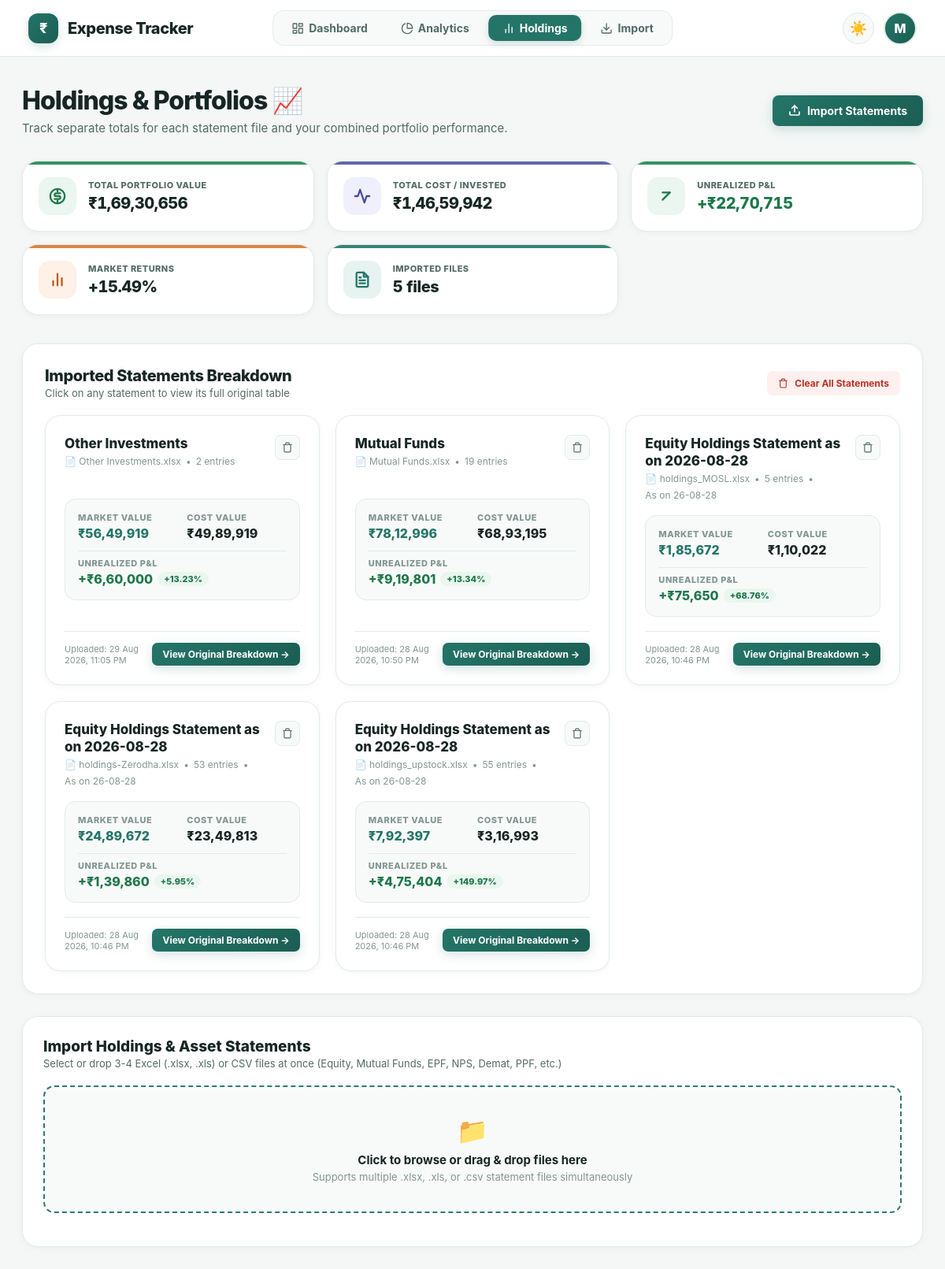
Page /holdings (signed in) on the committed database.
### tables this page shows
CREATE TABLE holdings_statements (
            id INTEGER PRIMARY KEY AUTOINCREMENT,
            user_id INTEGER NOT NULL,
            filename TEXT NOT NULL,
            title TEXT NOT NULL,
            upload_date TEXT NOT NULL,
            statement_date TEXT,
            invested_value REAL DEFAULT 0,
            present_value REAL DEFAULT 0,
            unrealized_pnl REAL DEFAULT 0,
            pnl_percentage REAL DEFAULT 0,
            headers_json TEXT NOT NULL,
            data_json TEXT NOT NULL,
            row_count INTEGER DEFAULT 0
        , has_pnl INTEGER DEFAULT 1);

### app.py (the view)
@app.route("/holdings")
@login_required
def holdings():
    conn = get_db()
    user_id = session["user_id"]
    statements = conn.execute("""
        SELECT id, filename, title, upload_date, statement_date, invested_value, present_value, unrealized_pnl, pnl_percentage, has_pnl, row_count
        FROM holdings_statements
        WHERE user_id = ?
        ORDER BY id DESC
    """, (user_id,)).fetchall()
    total_present_value = sum(s["present_value"] for s in statements)
    total_invested_value = sum(s["invested_value"] for s in statements)
    total_unrealized_pnl = sum(s["unrealized_pnl"] for s in statements if s["has_pnl"])
    pnl_invested_total = sum(s["invested_value"] for s in statements if s["has_pnl"])
    overall_pnl_percentage = round((total_unrealized_pnl / pnl_invested_total * 100), 2) if pnl_invested_total > 0 else 0.0
    conn.close()
    return render_template(
        "holdings.html",
        statements=statements,
        total_present_value=total_present_value,
        total_invested_value=total_invested_value,
        total_unrealized_pnl=total_unrealized_pnl,
        overall_pnl_percentage=overall_pnl_percentage
    )

### app.py (called while the page is built)
def format_indian_currency(value):
    if value is None:
        return "0"
    try:
        num = round(float(value))
    except (ValueError, TypeError):
        return str(value)
    is_negative = num < 0
    num_str = str(abs(num))
    if len(num_str) <= 3:
        res = num_str
    else:
        last_three = num_str[-3:]
        remaining = num_str[:-3]
        groups = []
        while len(remaining) > 2:
            groups.append(remaining[-2:])
            remaining = remaining[:-2]
        if remaining:
            groups.append(remaining)
        groups.reverse()
        res = ",".join(groups) + "," + last_three
    return f"-{res}" if is_negative else res

def get_db():
    conn = sqlite3.connect(DATABASE)
    conn.row_factory = sqlite3.Row
    return conn

def login_required(function):
    @wraps(function)
    def wrapper(*args, **kwargs):
        if "user_id" not in session:
            flash("Please log in to continue.", "info")
            return redirect(url_for("login"))
        return function(*args, **kwargs)
    return wrapper

### templates/holdings.html (shortened to what this page needs)
<!DOCTYPE html>
<html lang="en">
<head>
    <link rel="stylesheet" href="{{ url_for('static', filename='style.css') }}">
</head>
<body>
    {% include "navbar.html" %}
    <main class="dashboard">
        <div class="dashboard-header">
            <div>
                <h1>Holdings & Portfolios 📈</h1>
                <p>Track separate totals for each statement file and your combined portfolio performance.</p>
            </div>
            <div class="header-actions">
                <button class="btn btn-primary" onclick="openUploadModal()">
                    <svg width="16" height="16" viewBox="0 0 24 24" fill="none" stroke="currentColor" stroke-width="2.5" stroke-linecap="round" stroke-linejoin="round"><path d="M21 15v4a2 2 0 0 1-2 2H5a2 2 0 0 1-2-2v-4"></path><polyline points="17 8 12 3 7 8"></polyline><line x1="12" y1="3" x2="12" y2="15"></line></svg>
                    Import Statements
                </button>
            </div>
        </div>
        <div class="summary-grid">
            <div class="summary-card income-card">
                <div class="summary-icon-box">
                </div>
                <div class="summary-info">
                    <span>Total Portfolio Value</span>
                    <strong>₹{{ total_present_value|inr }}</strong>
                </div>
            </div>
            <div class="summary-card investment-card">
                <div class="summary-icon-box">
                    <svg width="22" height="22" viewBox="0 0 24 24" fill="none" stroke="currentColor" stroke-width="2.5" stroke-linecap="round" stroke-linejoin="round"><polyline points="22 12 18 12 15 21 9 3 6 12 2 12"></polyline></svg>
                </div>
                <div class="summary-info">
                    <span>Total Cost / Invested</span>
                    <strong>₹{{ total_invested_value|inr }}</strong>
                </div>
            </div>
            <div class="summary-card {% if total_unrealized_pnl >= 0 %}income-card{% else %}expense-card{% endif %}">
                <div class="summary-icon-box">
                    {% if total_unrealized_pnl >= 0 %}
                    <svg width="22" height="22" viewBox="0 0 24 24" fill="none" stroke="currentColor" stroke-width="2.5" stroke-linecap="round" stroke-linejoin="round"><line x1="7" y1="17" x2="17" y2="7"></line><polyline points="7 7 17 7 17 7"></polyline></svg>
                    {% else %}
                    <svg width="22" height="22" viewBox="0 0 24 24" fill="none" stroke="currentColor" stroke-width="2.5" stroke-linecap="round" stroke-linejoin="round"><line x1="7" y1="7" x2="17" y2="17"></line><polyline points="17 7 17 7 17 7"></polyline></svg>
                    {% endif %}
                </div>
                <div class="summary-info">
                    <span>Unrealized P&L</span>
                    <strong style="color: {% if total_unrealized_pnl >= 0 %}var(--success-text){% else %}var(--danger-text){% endif %};">
                        {% if total_unrealized_pnl >= 0 %}+{% endif %}₹{{ total_unrealized_pnl|inr }}
                    </strong>
                </div>
            </div>
            <div class="summary-card debit-card">
                <div class="summary-icon-box">
                    <svg width="22" height="22" viewBox="0 0 24 24" fill="none" stroke="currentColor" stroke-width="2.5" stroke-linecap="round" stroke-linejoin="round"><path d="M18 20V10"></path><path d="M12 20V4"></path><path d="M6 20v-6"></path></svg>
                </div>
                <div class="summary-info">
                    <span>Market Returns</span>
                    <strong>{% if overall_pnl_percentage >= 0 %}+{% endif %}{{ overall_pnl_percentage }}%</strong>
                </div>
            </div>
            <div class="summary-card balance-card">
                <div class="summary-icon-box">
                </div>
                <div class="summary-info">
                    <span>Imported Files</span>
                    <strong>{{ statements|length }} files</strong>
                </div>
            </div>
        </div>
        <div class="transactions-section" style="margin-bottom: 28px;">
            <div class="section-header">
                <div>
                    <h2>Imported Statements Breakdown</h2>
                    <p>Click on any statement to view its full original table</p>
                </div>
                {% if statements %}
                <form action="{{ url_for('delete_all_holdings') }}" method="POST" onsubmit="return confirm('Delete all imported holdings statements?');">
                    <button type="submit" class="btn btn-danger btn-sm">
                        <svg width="13" height="13" viewBox="0 0 24 24" fill="none" stroke="currentColor" stroke-width="2" stroke-linecap="round" stroke-linejoin="round"><polyline points="3 6 5 6 21 6"></polyline><path d="M19 6v14a2 2 0 0 1-2 2H7a2 2 0 0 1-2-2V6m3 0V4a2 2 0 0 1 2-2h4a2 2 0 0 1 2 2v2"></path></svg>
                        Clear All Statements
                    </button>
                </form>
                {% endif %}
            </div>
            {% if statements %}
            <div class="holdings-grid">
                {% for stmt in statements %}
                <div class="holdings-card">
                    <div class="holdings-card-header">
                        <div>
                            <h3 class="holdings-card-title">{{ stmt["title"] }}</h3>
                            <div class="holdings-card-sub">
                                <span>📄 {{ stmt["filename"] }}</span>
                                <span>•</span>
                                <span>{{ stmt["row_count"] }} entries</span>
                                {% if stmt["statement_date"] %}
                                <span>•</span>
                                <span>As on {{ stmt["statement_date"] }}</span>
                                {% endif %}
                            </div>
                        </div>
                        <form action="{{ url_for('delete_holdings_statement', statement_id=stmt['id']) }}" method="POST" onsubmit="return confirm('Delete statement: {{ stmt['title'] }}?');">
                            <button type="submit" class="action-btn delete-btn" title="Delete statement">
                                <svg width="14" height="14" viewBox="0 0 24 24" fill="none" stroke="currentColor" stroke-width="2" stroke-linecap="round" stroke-linejoin="round"><polyline points="3 6 5 6 21 6"></polyline><path d="M19 6v14a2 2 0 0 1-2 2H7a2 2 0 0 1-2-2V6m3 0V4a2 2 0 0 1 2-2h4a2 2 0 0 1 2 2v2"></path></svg>
                            </button>
                        </form>
                    </div>
                    {% if stmt["has_pnl"] %}
                    <div class="holdings-metrics-grid">
                        <div class="holdings-metric-item">
                            <span class="holdings-metric-label">Market Value</span>
                            <strong class="holdings-metric-val" style="color: var(--primary);">₹{{ stmt["present_value"]|inr }}</strong>
                        </div>
                        <div class="holdings-metric-item">
                            <span class="holdings-metric-label">Cost Value</span>
                            <strong class="holdings-metric-val">₹{{ stmt["invested_value"]|inr }}</strong>
                        </div>
                        <div class="holdings-metric-item">
                            <span class="holdings-metric-label">Unrealized P&L</span>
                            <strong class="holdings-metric-val" style="color: {% if stmt['unrealized_pnl'] >= 0 %}var(--success-text){% else %}var(--danger-text){% endif %};">
                                {% if stmt["unrealized_pnl"] >= 0 %}+{% endif %}₹{{ stmt["unrealized_pnl"]|inr }}
                                <span class="pnl-pill {% if stmt['unrealized_pnl'] >= 0 %}pnl-pill-pos{% else %}pnl-pill-neg{% endif %}">
                                    {% if stmt["pnl_percentage"] >= 0 %}+{% endif %}{{ stmt["pnl_percentage"] }}%
                                </span>
                            </strong>
                        </div>
                    </div>
                    {% endif %}
                    <div class="holdings-card-footer">
                        <span style="font-size: 11px; color: var(--text-muted);">Uploaded: {{ stmt["upload_date"] }}</span>
                        <a href="{{ url_for('holdings_detail', statement_id=stmt['id']) }}" class="btn btn-primary btn-sm">
                            View Original Breakdown →
                        </a>
                    </div>
                </div>
                {% endfor %}
            </div>
            {% else %}
            <div class="empty-state">
                <div class="empty-state-icon">📊</div>
                <h3>No Holdings Statements Imported Yet</h3>
                <p>Upload your statement files (Excel or CSV) using the drop zone below to view separate totals and original tables.</p>
            </div>
            {% endif %}
        </div>
        <div class="chart-card">
            <div class="chart-card-header">
                <div>
                    <h2>Import Holdings & Asset Statements</h2>
                    <p>Select or drop 3-4 Excel (.xlsx, .xls) or CSV files at once (Equity, Mutual Funds, EPF, NPS, Demat, PPF, etc.)</p>
                </div>
            </div>
            <form action="{{ url_for('upload_holdings') }}" method="POST" enctype="multipart/form-data" class="holdings-upload-form">
                <div class="drop-zone" id="dropZone" onclick="document.getElementById('holdingsFiles').click()">
                    <div class="drop-zone-icon">📁</div>
                    <div class="drop-zone-title">Click to browse or drag & drop files here</div>
                    <div class="drop-zone-sub">Supports multiple .xlsx, .xls, or .csv statement files simultaneously</div>
                </div>
            </form>
        </div>
    </main>
</body>
</html>

### rows in the picture
holdings_statements: title "Other Investments", filename "Other Investments.xlsx", row_count "2", present_value|inr "56,49,919", invested_value|inr "49,89,919", unrealized_pnl|inr "6,60,000", pnl_percentage "13.23", upload_date "29 Aug 2026, 11:05 PM"
holdings_statements: title "Mutual Funds", filename "Mutual Funds.xlsx", row_count "19", present_value|inr "78,12,996", invested_value|inr "68,93,195", unrealized_pnl|inr "9,19,801", pnl_percentage "13.34", upload_date "28 Aug 2026, 10:50 PM"
holdings_statements: title "Equity Holdings Statement as on 2026-08-28", filename "holdings_MOSL.xlsx", row_count "5", statement_date "26-08-28", present_value|inr "1,85,672", invested_value|inr "1,10,022", unrealized_pnl|inr "75,650", pnl_percentage "68.76", upload_date "28 Aug 2026, 10:46 PM"
holdings_statements: title "Equity Holdings Statement as on 2026-08-28", filename "holdings-Zerodha.xlsx", row_count "53", statement_date "26-08-28", present_value|inr "24,89,672", invested_value|inr "23,49,813", unrealized_pnl|inr "1,39,860", pnl_percentage "5.95", upload_date "28 Aug 2026, 10:46 PM"
holdings_statements: title "Equity Holdings Statement as on 2026-08-28", filename "holdings_upstock.xlsx", row_count "55", statement_date "26-08-28", present_value|inr "7,92,397", invested_value|inr "3,16,993", unrealized_pnl|inr "4,75,404", pnl_percentage "149.97", upload_date "28 Aug 2026, 10:46 PM"

### other values in the picture
{{ session.get("name", "U")[0]|upper }} "M"
{{ total_present_value|inr }} "1,69,30,656"
{{ total_invested_value|inr }} "1,46,59,942"
{{ total_unrealized_pnl|inr }} "22,70,715"
{{ overall_pnl_percentage }} "15.49"
{{ statements|length }} "5"
